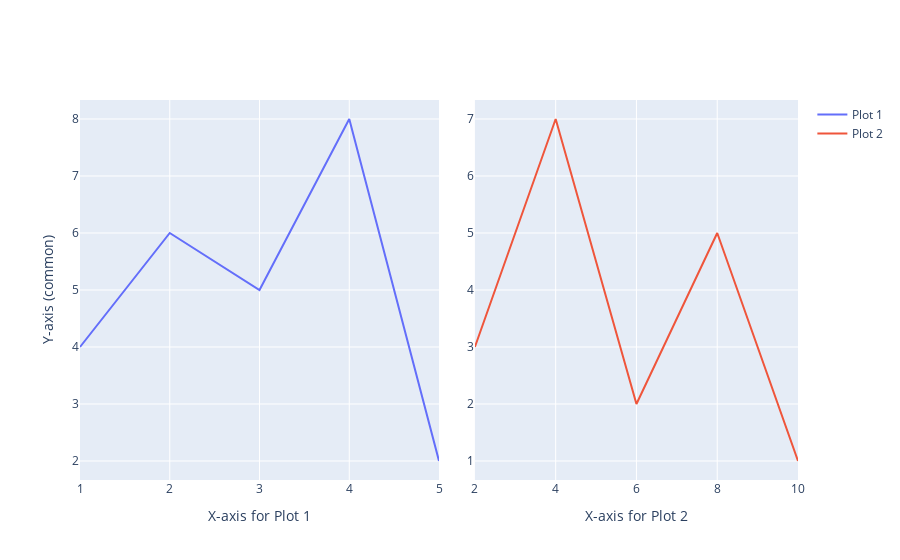

Write notebook code for a chart like this one.
### Markdown cell above
## Advanced Techniques and Customizations in Plotly

We've covered the foundation of Plotly and explored px and go for basic and advanced visualizations. Now, let's delve into some advanced techniques and customization options:

**1. Subplots and Faceting:**

- **Multiple Plots in One Figure:** Plotly allows you to create subplots within a single figure using `go.Figure` or `px.subplots`. This is useful for comparing different aspects of your data side-by-side.
- **Faceting with px:** The `facet_col` and `facet_row` arguments in px enable you to create facet grids that arrange subplots for different categories of data. 
- **Faceting with go:** With go, you can manually construct subplots using `go. subplotgrid` and position traces within each subplot.

**Example with go for Subplots:**

### Code cell
import plotly.graph_objects as go
from plotly.subplots import make_subplots

# Sample data for two plots
x1 = [1, 2, 3, 4, 5]
y1 = [4, 6, 5, 8, 2]
x2 = [2, 4, 6, 8, 10]
y2 = [3, 7, 2, 5, 1]

# Create a subplot grid
fig = make_subplots(rows=1, cols=2)

# Create scatter traces
trace1 = go.Scatter(x=x1, y=y1, mode='lines', name='Plot 1')
trace2 = go.Scatter(x=x2, y=y2, mode='lines', name='Plot 2')

# Add traces to specific subplots
fig.add_trace(trace1, row=1, col=1)
fig.add_trace(trace2, row=1, col=2)

# Configure subplot layout within the main layout
fig.update_layout(
    xaxis=go.layout.XAxis(domain=[0, 0.5], title='X-axis for Plot 1'),
    xaxis2=go.layout.XAxis(domain=[0.55, 1], title='X-axis for Plot 2'),
    yaxis=go.layout.YAxis(title='Y-axis (common)'),
)

# Show the plot
fig.show()

### Figure 1 — Plotly figure (JSON) as saved in the notebook; plotly's stock layout.template omitted (floating-point values rounded to 4 significant figures)
{"data": [{"mode": "lines", "name": "Plot 1", "type": "scatter", "x": [1, 2, 3, 4, 5], "xaxis": "x", "y": [4, 6, 5, 8, 2], "yaxis": "y"}, {"mode": "lines", "name": "Plot 2", "type": "scatter", "x": [2, 4, 6, 8, 10], "xaxis": "x2", "y": [3, 7, 2, 5, 1], "yaxis": "y2"}], "layout": {"xaxis": {"domain": [0, 0.5], "title": {"text": "X-axis for Plot 1"}}, "xaxis2": {"domain": [0.55, 1], "title": {"text": "X-axis for Plot 2"}}, "yaxis": {"title": {"text": "Y-axis (common)"}}, "yaxis2": {"anchor": "x2", "domain": [0, 1]}}}
